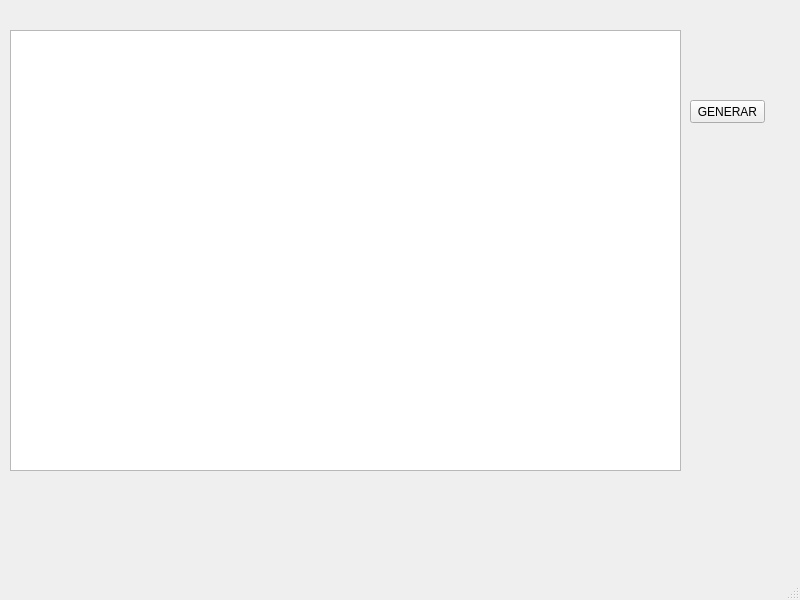
<?xml version="1.0" encoding="UTF-8"?>
<ui version="4.0">
 <class>MainWindow</class>
 <widget class="QMainWindow" name="MainWindow">
  <property name="geometry">
   <rect>
    <x>0</x>
    <y>0</y>
    <width>800</width>
    <height>600</height>
   </rect>
  </property>
  <property name="windowTitle">
   <string>MainWindow</string>
  </property>
  <widget class="QWidget" name="centralwidget">
   <widget class="QGraphicsView" name="graphicsView">
    <property name="geometry">
     <rect>
      <x>10</x>
      <y>30</y>
      <width>671</width>
      <height>441</height>
     </rect>
    </property>
   </widget>
   <widget class="QPushButton" name="pushButton">
    <property name="geometry">
     <rect>
      <x>690</x>
      <y>100</y>
      <width>75</width>
      <height>23</height>
     </rect>
    </property>
    <property name="text">
     <string>GENERAR</string>
    </property>
   </widget>
  </widget>
  <widget class="QMenuBar" name="menubar">
   <property name="geometry">
    <rect>
     <x>0</x>
     <y>0</y>
     <width>800</width>
     <height>21</height>
    </rect>
   </property>
  </widget>
  <widget class="QStatusBar" name="statusbar"/>
 </widget>
 <resources/>
 <connections/>
</ui>
